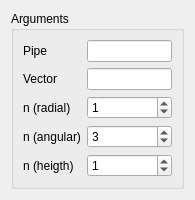
<?xml version="1.0" encoding="UTF-8"?>
<ui version="4.0">
 <class>MakePipeDialog</class>
 <widget class="QDialog" name="MakePipeDialog">
  <property name="geometry">
   <rect>
    <x>0</x>
    <y>0</y>
    <width>195</width>
    <height>196</height>
   </rect>
  </property>
  <property name="sizePolicy">
   <sizepolicy hsizetype="Preferred" vsizetype="Fixed">
    <horstretch>0</horstretch>
    <verstretch>0</verstretch>
   </sizepolicy>
  </property>
  <property name="minimumSize">
   <size>
    <width>5</width>
    <height>0</height>
   </size>
  </property>
  <property name="windowTitle">
   <string>Pipe Construction</string>
  </property>
  <layout class="QVBoxLayout" name="verticalLayout_3">
   <item>
    <widget class="QGroupBox" name="groupBox">
     <property name="minimumSize">
      <size>
       <width>5</width>
       <height>0</height>
      </size>
     </property>
     <property name="title">
      <string>Arguments</string>
     </property>
     <layout class="QFormLayout" name="formLayout">
      <item row="0" column="0">
       <widget class="QLabel" name="label">
        <property name="text">
         <string>Pipe</string>
        </property>
       </widget>
      </item>
      <item row="0" column="1">
       <widget class="QLineEdit" name="pipe_le">
        <property name="sizePolicy">
         <sizepolicy hsizetype="Minimum" vsizetype="Fixed">
          <horstretch>0</horstretch>
          <verstretch>0</verstretch>
         </sizepolicy>
        </property>
        <property name="maximumSize">
         <size>
          <width>16777215</width>
          <height>16777215</height>
         </size>
        </property>
        <property name="readOnly">
         <bool>false</bool>
        </property>
       </widget>
      </item>
      <item row="1" column="0">
       <widget class="QLabel" name="label_2">
        <property name="text">
         <string>Vector</string>
        </property>
       </widget>
      </item>
      <item row="1" column="1">
       <widget class="QLineEdit" name="vec_le">
        <property name="maximumSize">
         <size>
          <width>16777215</width>
          <height>16777215</height>
         </size>
        </property>
        <property name="readOnly">
         <bool>false</bool>
        </property>
       </widget>
      </item>
      <item row="2" column="0">
       <widget class="QLabel" name="label_3">
        <property name="text">
         <string>n (radial)</string>
        </property>
       </widget>
      </item>
      <item row="2" column="1">
       <widget class="QSpinBox" name="nr_spb">
        <property name="sizePolicy">
         <sizepolicy hsizetype="Expanding" vsizetype="Fixed">
          <horstretch>0</horstretch>
          <verstretch>0</verstretch>
         </sizepolicy>
        </property>
        <property name="maximum">
         <number>1000000</number>
        </property>
        <property name="value">
         <number>1</number>
        </property>
       </widget>
      </item>
      <item row="3" column="0">
       <widget class="QLabel" name="label_4">
        <property name="text">
         <string>n (angular)</string>
        </property>
       </widget>
      </item>
      <item row="3" column="1">
       <widget class="QSpinBox" name="na_spb">
        <property name="sizePolicy">
         <sizepolicy hsizetype="Expanding" vsizetype="Fixed">
          <horstretch>0</horstretch>
          <verstretch>0</verstretch>
         </sizepolicy>
        </property>
        <property name="maximum">
         <number>1000000</number>
        </property>
        <property name="value">
         <number>3</number>
        </property>
       </widget>
      </item>
      <item row="4" column="0">
       <widget class="QLabel" name="label_5">
        <property name="text">
         <string>n (heigth)</string>
        </property>
       </widget>
      </item>
      <item row="4" column="1">
       <widget class="QSpinBox" name="nl_spb">
        <property name="sizePolicy">
         <sizepolicy hsizetype="Expanding" vsizetype="Fixed">
          <horstretch>0</horstretch>
          <verstretch>0</verstretch>
         </sizepolicy>
        </property>
        <property name="maximum">
         <number>1000000</number>
        </property>
        <property name="value">
         <number>1</number>
        </property>
       </widget>
      </item>
     </layout>
    </widget>
   </item>
  </layout>
 </widget>
 <tabstops>
  <tabstop>pipe_le</tabstop>
  <tabstop>vec_le</tabstop>
  <tabstop>nr_spb</tabstop>
  <tabstop>na_spb</tabstop>
  <tabstop>nl_spb</tabstop>
 </tabstops>
 <resources/>
 <connections/>
</ui>
